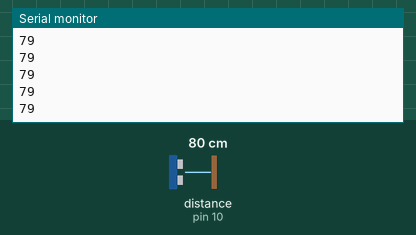
This sketch was run on a simulated Arduino Uno, built with avr-gcc and run on an emulated ATmega328P. On the bench: the last lines printed to the serial monitor. Wiring (inferred from the names in the program): ultrasonic range finder: trigger pin 9; echo pin 10. Inputs (shaded band) come from the test bench; at power-on: distance to the obstacle (sensor on pin 10) 80 cm. The echo pulse lasts 58.3 µs per cm; the ROS host is connected and sends only what is stated.

Above: at 1.2 s.
1.3 s: distance to the obstacle (sensor on pin 10) set to 2 cm
At 1.72 s:
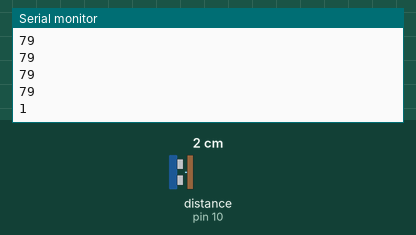
2.8 s: distance to the obstacle (sensor on pin 10) set to 4 cm
At 2.97 s:
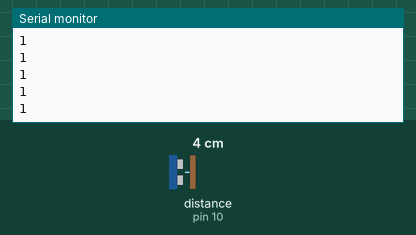
Timing chart, 0 to 5.8 s (numbered marks = the images above; inputs shaded):
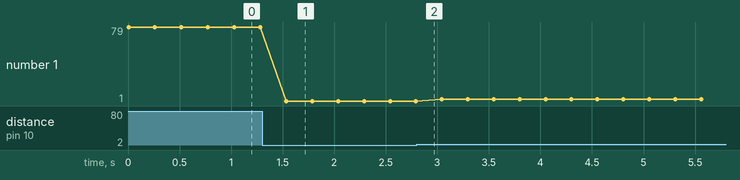

Measured:
- after the input at 1.3 s, the serial monitor: prints a new line after 0.24 s (image 1)
- plotted number 1: 79 → 1 after the input at 1.3 s, 1 → 3 after the input at 2.8 s

The sketch:

yenimesafe.ino
```cpp
#include <ros.h>
#include <std_msgs/UInt8.h>


/*
 * created by Rui Santos, https://randomnerdtutorials.com
 *
 * Complete Guide for Ultrasonic Sensor HC-SR04
 *
    Ultrasonic sensor Pins:
        VCC: +5VDC
        Trig : Trigger (INPUT) - Pin11
        Echo: Echo (OUTPUT) - Pin 12
        GND: GND
 */

int trigPin = 9;    // Trigger
int echoPin = 10;    // Echo
long duration, cm;

ros::NodeHandle nh;
std_msgs::UInt8 distance_msg;

ros::Publisher Sensors("SENSORS",&distance_msg);


void setup() {
  //Serial Port begin
  Serial.begin (57600);
  //Define inputs and outputs
  pinMode(trigPin, OUTPUT);
  pinMode(echoPin, INPUT);
  nh.initNode();
  nh.advertise(Sensors);
}

void loop() {
  // The sensor is triggered by a HIGH pulse of 10 or more microseconds.
  // Give a short LOW pulse beforehand to ensure a clean HIGH pulse:
  digitalWrite(trigPin, LOW);
  delayMicroseconds(5);
  digitalWrite(trigPin, HIGH);
  delayMicroseconds(10);
  digitalWrite(trigPin, LOW);

  // Read the signal from the sensor: a HIGH pulse whose
  // duration is the time (in microseconds) from the sending
  // of the ping to the reception of its echo off of an object.
  pinMode(echoPin, INPUT);
  duration = pulseIn(echoPin, HIGH);

  // Convert the time into a distance
  cm = (duration/2) / 29.1;     // Divide by 29.1 or multiply by 0.0343
   // Divide by 74 or multiply by 0.0135


  Serial.print(cm);
  //Serial.print("cm");
  Serial.println();
  distance_msg.data = cm;
  Sensors.publish( &distance_msg );
  nh.spinOnce();
  delay(250);
}
```
